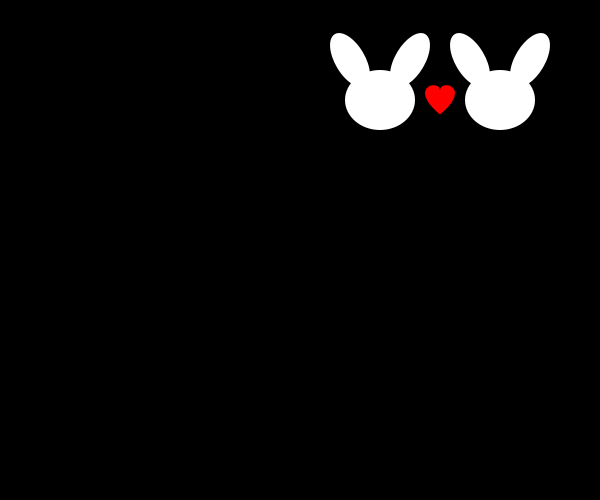
Frame 1 (no input)
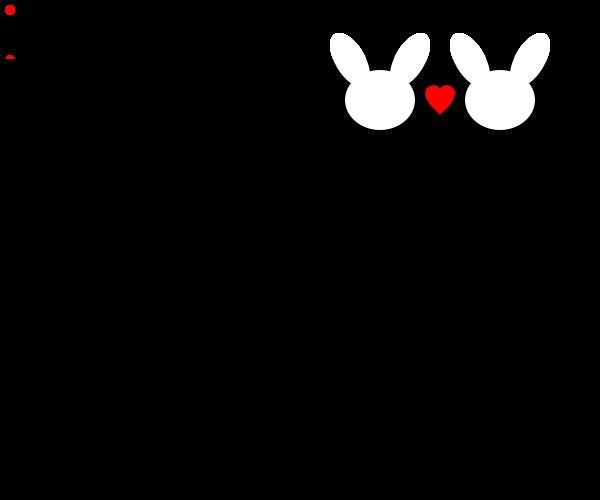
Frame 60 (the mouse pressed at the canvas centre just before this capture)
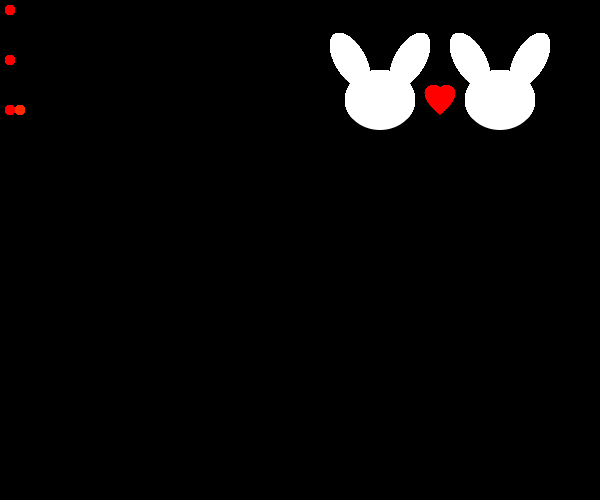
Frame 120 (the mouse held since frame 60 and released just before this capture)

The Processing sketch that drew these frames (run headless with seeded random() and noise(); from frame 60 on, the mouse is pressed at the canvas centre):

// Processing sketch: processing_47795
// ── processing_47795.pde

int[] f = new int[50];
int f0 = 1;
int f1 = 0;
int n = 50;
int c = 0;

int y = 0;

void setup() {
  size(600, 500);
  background(0);
  smooth();

  fibo(n);
}

void draw() {
  colorMode(HSB, 360, 100, 100);

  for (int j = 0; j < 10; j++) {
    for (int k = 0; k < f[j];k++) {
      if (k <= 36) {
        c = k;
      }
      else {
        c = k - 36;
      }
      noStroke();
      fill(c*10, 100, 100);
      ellipse(k*10+10, 10+50*j, 10, 10);
    }
  }
  noStroke();
  fill(0);
  rect(0, y, width, height);

  y++;

  if (y > height + 30) {
    y = 0;
  }

  rabbit(500, 100);
  fill(360, 100, 100);
  heart(440, 100, 30, 30);
  rabbit(380, 100);
}

void fibo(int n) {
  for (int i = 0; i < n; i++) {
    if (i % 2 == 0) {
      f0 += f1;
      f[i] = f0;
    }
    else {
      f1 += f0;
      f[i] = f1;
    }
  }
}

void rabbit(int x, int y) {
  fill(0, 0, 100);

  pushMatrix();
  translate(x-30, y-40);
  rotate(100);
  ellipse(0, 0, 30, 60);
  popMatrix();

  pushMatrix();
  translate(x+30, y-40);
  rotate(-100);
  ellipse(0, 0, 30, 60);
  popMatrix();

  ellipse(x, y, 70, 60);
}

void heart(float centerX, float centerY, float width, float height) {
  final float WIDTH = width / 2 * 0.85;
  final float HEIGHT = height / 2;
  final float OFFSET = centerY - (HEIGHT / 6 * 5);
  beginShape();
  for (int i = 0; i < 30; i++) {
    float tx = abs(sin(radians(i * 12))) * (1 + cos(radians(i * 12))) * sin(radians(i * 12)) * WIDTH + centerX;
    float ty = (0.8 + cos(radians(i * 12))) * cos(radians(i * 12)) * HEIGHT + OFFSET;
    vertex(tx, ty);
  }
  endShape(CLOSE);
}
